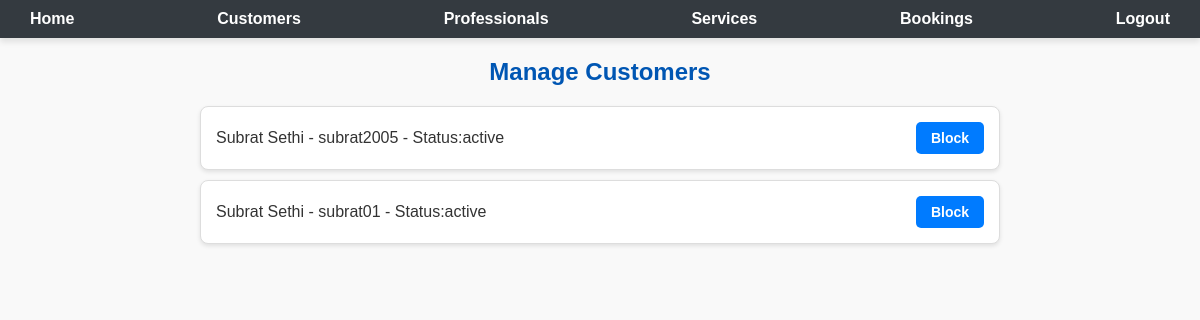
The app's page /manage_customers with its own data.
### models.py (models this page shows, shortened)
class User(db.Model, UserMixin):
    __tablename__ = 'user'
    id = db.Column(db.Integer, primary_key = True, autoincrement = True)
    name = db.Column(db.String, nullable = False)
    username = db.Column(db.String(32), unique = True, nullable = False)
    role = db.Column(db.String(50), nullable=False, default='admin')
    service_type = db.Column(db.String(100), nullable=True)
    experience = db.Column(db.Integer, nullable=True)
    address = db.Column(db.String, nullable = True)
    password_hash=db.Column(db.String,nullable=False)
    is_admin = db.Column(db.Boolean, nullable = False, default = False)
    status = db.Column(db.String(20), nullable=False, default='active')
    @property
    def password(self):
     return self.password

### app.py (the view)
@app.route('/manage_customers')
def manage_customers():
    customers = User.query.filter_by(role='customer').all()                       #FETCHING THE USER FROM THE DATABASE
    return render_template('manage_customers.html', customers=customers)

### templates/manage_customers.html (shortened to what this page needs)
<!DOCTYPE html>
<html lang="en">
<head>
    <link rel="stylesheet" href="/static/manage_customers.css">
</head>
<body>
    <nav>
        <a href="/admin_dashboard">Home</a>
        <a href="/manage_customers">Customers</a>
        <a href="/manage_professionals">Professionals</a>
        <a href="/manage_services">Services</a>
        <a href="/admin_bookings">Bookings</a>
        <a href="/logout">Logout</a>
    </nav>
    <h2>Manage Customers</h2>
    <ul>
        {% for customer in customers %}
        <li>
            {{ customer.name }} - {{customer.username}} - Status:{{customer.status}}
            <form action="/block_customer/{{ customer.id }}" method="post">
                <button type="submit">Block</button>
            </form>
        </li>
        {% endfor %}
    </ul>
</body>
</html>

### static/manage_customers.css (style rules this page uses)
body { margin: 0; font-family: Arial, sans-serif; background-color: #f9f9f9; color: #333; }
nav { background-color: #343a40; padding: 10px 20px; display: flex; justify-content: space-between; align-items: center; color: white; box-shadow: 0 4px 6px rgba(0, 0, 0, 0.1); }
nav a { color: white; text-decoration: none; margin: 0 10px; font-weight: bold; }
h2 { text-align: center; margin: 20px 0; color: #0056b3; }
ul { list-style-type: none; padding: 0; margin: 20px auto; max-width: 800px; }
ul li { background-color: #fff; padding: 15px; margin-bottom: 10px; border: 1px solid #ddd; border-radius: 8px; display: flex; justify-content: space-between; align-items: center; box-shadow: 0 2px 4px rgba(0, 0, 0, 0.1); }
ul li form { margin: 0; }
ul li button { background-color: #007bff; color: white; border: none; padding: 8px 15px; border-radius: 5px; cursor: pointer; font-size: 14px; font-weight: bold; transition: background-color 0.3s ease; }

### records on screen
User: name "Subrat Sethi", username "subrat2005", status "active"
User: name "Subrat Sethi", username "subrat01", status "active"
